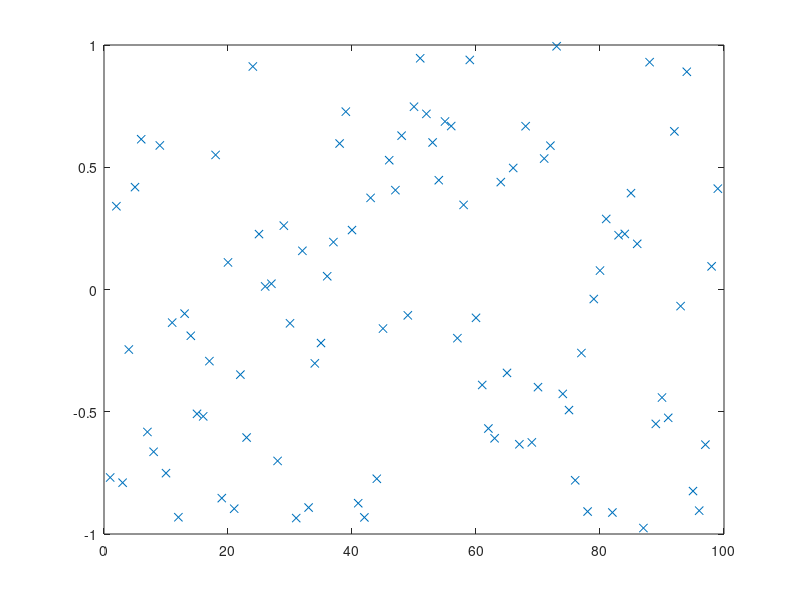

MATLAB code to generate this figure: (Note: this script raises an error after producing the figure.)
% script <a href="matlab:RR_BlockInsertionSortTest">RR_BlockInsertionSortTest</a>
% Test <a href="matlab:help RR_BlockInsertionSort">RR_BlockInsertionSort</a> on a random set of data.
% Renaissance Codebase, https://github.com/tbewley/RC/NRchap07
% Copyright 2023 by Thomas Bewley, distributed under BSD 3-Clause License. 

n=99; D=2*rand(n,1)-1; close all,    plot(D(:,1),'x'), pause(0.1)
[D,index]=RR_BlockInsertionSort(D,1,n); plot(D(:,1),'x')

% end script RR_BlockInsertionSortTest
